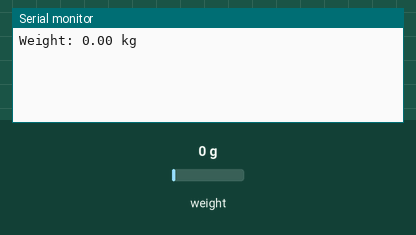
Simulated run of this sketch. Board: Arduino Uno, built with avr-gcc and run on an emulated ATmega328P. Shown: the last lines printed to the serial monitor. Inputs (shaded band) come from the test bench; at power-on: weight on the scale 0 g.

Above: at 2.2 s.
2.3 s: weight on the scale set to 100 g
At 2.3 s:
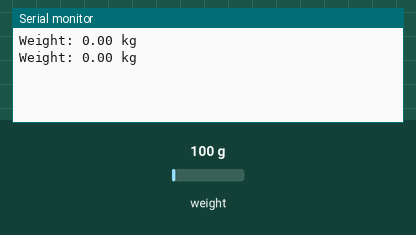
3.8 s: weight on the scale set to 1250 g
At 5.3 s:
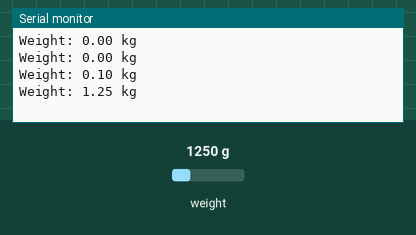
Timing chart, 0 to 6.8 s (numbered marks = the images above; inputs shaded):
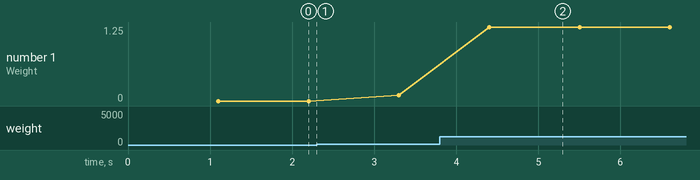

Measured:
- after the input at 3.8 s, the serial monitor: prints a new line after 0.60 s (image 2)
- plotted number 1: 0 → 0.1 after the input at 2.3 s, 0.1 → 1.25 after the input at 3.8 s

The sketch:

load_cells.ino
```cpp
#include "HX711.h"

// Initialize HX711
HX711 scale;

// Define calibration factors
float calibration_factor = -10000.0; // Change this to calibrate the scale

void setup() {
  Serial.begin(9600);
  while (!Serial) {}

  // Initialize HX711
  scale.begin(2, 3); // DT pin is connected to Arduino pin 2, SCK pin is connected to Arduino pin 3

  // Set scale parameters
  scale.set_scale(calibration_factor);
  scale.tare();
}

void loop() {
  // Read weight
  float weight = scale.get_units();

  // Print reading to serial monitor
  Serial.print("Weight: ");
  Serial.print(weight);
  Serial.println(" kg");

  delay(1000); // Wait for a second before taking new reading
}
```
